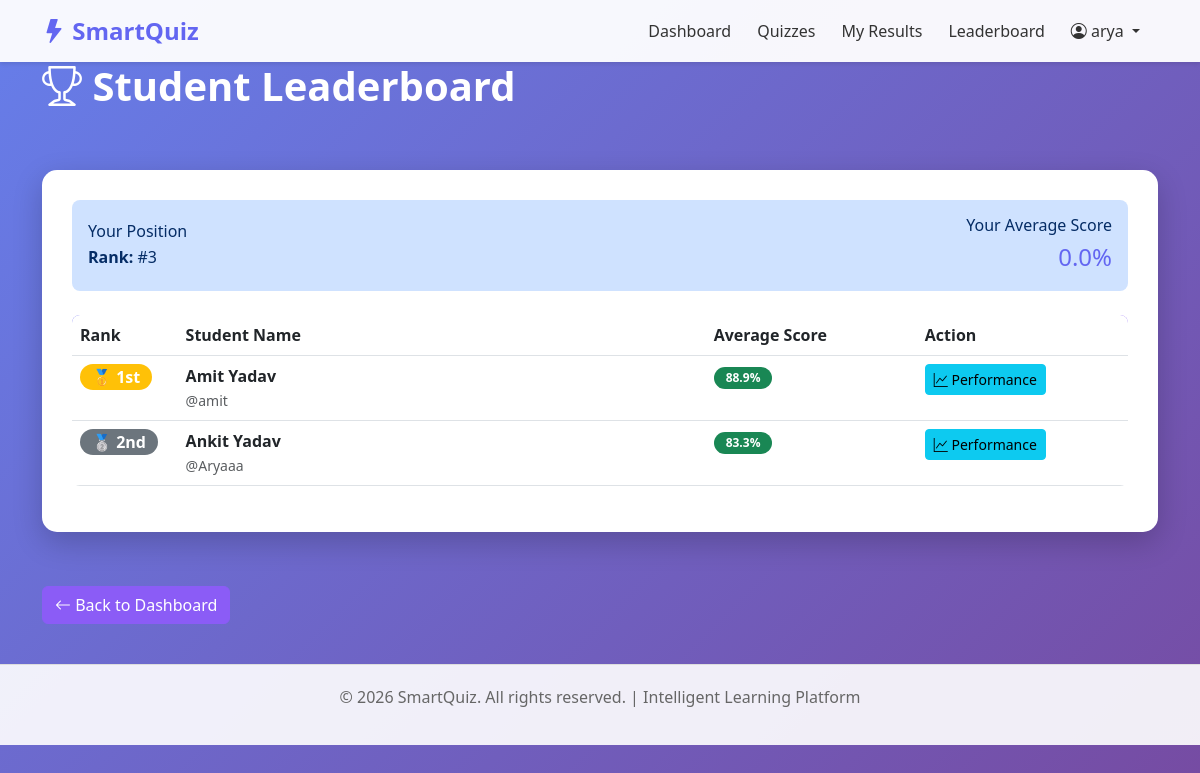
The page /student/leaderboard/ (signed in) on the database its author committed.
### accounts/models.py (models this page shows, shortened)
class User(AbstractUser):
    USER_ROLES = (
        ('admin', 'Administrator'),
        ('teacher', 'Teacher'),
        ('student', 'Student'),
    )
    role = models.CharField(max_length=10, choices=USER_ROLES, default='student')
    profile_picture = models.ImageField(upload_to='profile_pictures/', null=True, blank=True)
    bio = models.TextField(null=True, blank=True)
    created_at = models.DateTimeField(auto_now_add=True)
    updated_at = models.DateTimeField(auto_now=True)
    class Meta:
        ordering = ['-created_at']

### students/views.py (the view)
    def wrapper(request, *args, **kwargs):
        if request.user.is_authenticated and request.user.role == 'student':
            return view_func(request, *args, **kwargs)
        return redirect('accounts:login')

### students/views.py (called while the page is built)
def student_required(view_func):
    def wrapper(request, *args, **kwargs):
        if request.user.is_authenticated and request.user.role == 'student':
            return view_func(request, *args, **kwargs)
        return redirect('accounts:login')
    return wrapper

@login_required(login_url='accounts:login')
@student_required
def leaderboard(request):
    results = Result.objects.values('student__id', 'student__username', 'student__first_name', 'student__last_name').annotate(
        avg_percentage=Avg('percentage'),
        total_attempts=Count('id')
    ).order_by('-avg_percentage')[:100]
    student_avg = Result.objects.filter(student=request.user).aggregate(Avg('percentage'))['percentage__avg'] or 0
    student_rank = Result.objects.values('student').annotate(
        avg=Avg('percentage')
    ).filter(avg__gt=student_avg).count() + 1
    context = {
        'leaderboard': results,
        'student_rank': student_rank,
        'student_avg': student_avg,
    }
    return render(request, 'students/leaderboard.html', context)

### templates/students/leaderboard.html (shortened to what this page needs)
{% extends 'base.html' %}
{% block content %}
<h1 class="page-title"><i class="bi bi-trophy"></i> Student Leaderboard</h1>
<div class="row mt-4">
    <div class="col-md-12">
        <div class="container-main">
            <div class="alert alert-primary mb-4">
                <div class="row align-items-center">
                    <div class="col-md-6">
                        <h6 class="mb-1">Your Position</h6>
                        <p class="mb-0"><strong>Rank:</strong> #{{ student_rank }}</p>
                    </div>
                    <div class="col-md-6 text-end">
                        <h6 class="mb-1">Your Average Score</h6>
                        <p class="mb-0" style="font-size: 1.5rem; color: var(--primary-color);">{{ student_avg|floatformat:1 }}%</p>
                    </div>
                </div>
            </div>
            {% if leaderboard %}
                <table class="table">
                    <thead>
                        <tr>
                            <th width="10%">Rank</th>
                            <th>Student Name</th>
                            <th width="20%">Average Score</th>
                            <th width="20%">Action</th>
                        </tr>
                    </thead>
                    <tbody>
                        {% for entry in leaderboard %}
                            <tr>
                                <td>
                                    {% if forloop.counter == 1 %}
                                        <span class="badge bg-warning" style="font-size: 1rem;">🥇 1st</span>
                                    {% elif forloop.counter == 2 %}
                                        <span class="badge bg-secondary" style="font-size: 1rem;">🥈 2nd</span>
                                    {% elif forloop.counter == 3 %}
                                        <span class="badge bg-danger" style="font-size: 1rem;">🥉 3rd</span>
                                    {% else %}
                                        <strong>#{{ forloop.counter }}</strong>
                                    {% endif %}
                                </td>
                                <td>
                                    <strong>{{ entry.student__first_name }} {{ entry.student__last_name }}</strong><br>
                                    <small class="text-muted">@{{ entry.student__username }}</small>
                                </td>
                                <td>
                                    <span class="badge {% if entry.avg_percentage >= 80 %}bg-success{% elif entry.avg_percentage >= 60 %}bg-warning{% else %}bg-danger{% endif %}">
                                        {{ entry.avg_percentage|floatformat:1 }}%
                                    </span>
                                </td>
                                <td>
                                    <a href="{% url 'analytics:student_performance' entry.student__id %}" class="btn btn-sm btn-info">
                                        <i class="bi bi-graph-up"></i> Performance
                                    </a>
                                </td>
                            </tr>
                        {% endfor %}
                    </tbody>
                </table>
            {% else %}
                <div class="alert alert-info">
                    <i class="bi bi-info-circle"></i> No leaderboard data available yet.
                </div>
            {% endif %}
        </div>
    </div>
</div>
<div class="row mt-4 mb-4">
    <div class="col-md-12">
        <a href="{% url 'students:dashboard' %}" class="btn btn-secondary">
            <i class="bi bi-arrow-left"></i> Back to Dashboard
        </a>
    </div>
</div>
{% endblock %}

### templates/base.html (shortened to what this page needs)
<!DOCTYPE html>
<html lang="en">
<head>
    <link href="https://cdn.jsdelivr.net/npm/bootstrap@5.3.0/dist/css/bootstrap.min.css" rel="stylesheet">
    <link href="https://cdn.jsdelivr.net/npm/bootstrap-icons@1.11.0/font/bootstrap-icons.css" rel="stylesheet">
</head>
<body>
    <nav class="navbar navbar-expand-lg navbar-light sticky-top">
        <div class="container">
            <a class="navbar-brand" href="{% url 'home' %}">
                <i class="bi bi-lightning-fill"></i> SmartQuiz
            </a>
            <div class="collapse navbar-collapse" id="navbarNav">
                <ul class="navbar-nav ms-auto">
                    {% if user.is_authenticated %}
                        {% if user.role == 'teacher' %}
                            <li class="nav-item">
                                <a class="nav-link" href="{% url 'teachers:dashboard' %}">Dashboard</a>
                            </li>
                            <li class="nav-item">
                                <a class="nav-link" href="{% url 'teachers:quiz_list' %}">My Quizzes</a>
                            </li>
                        {% elif user.role == 'student' %}
                            <li class="nav-item">
                                <a class="nav-link" href="{% url 'students:dashboard' %}">Dashboard</a>
                            </li>
                            <li class="nav-item">
                                <a class="nav-link" href="{% url 'students:quizzes' %}">Quizzes</a>
                            </li>
                            <li class="nav-item">
                                <a class="nav-link" href="{% url 'students:results' %}">My Results</a>
                            </li>
                            <li class="nav-item">
                                <a class="nav-link" href="{% url 'students:leaderboard' %}">Leaderboard</a>
                            </li>
                        {% endif %}
                        <li class="nav-item dropdown">
                            <a class="nav-link dropdown-toggle" href="#" id="userDropdown" role="button" data-bs-toggle="dropdown">
                                <i class="bi bi-person-circle"></i> {{ user.username }}
                            </a>
                        </li>
                    {% endif %}
                </ul>
            </div>
        </div>
    </nav>
    <div class="container">
        {% block content %}{% endblock %}
    </div>
    <footer class="footer">
        <div class="container">
            <p>&copy; 2026 SmartQuiz. All rights reserved. | Intelligent Learning Platform</p>
        </div>
    </footer>
</body>
</html>

### templates/base.html (style rules this page uses)
:root { --primary-color: #6366f1; --secondary-color: #8b5cf6; --success-color: #10b981; --danger-color: #ef4444; --warning-color: #f59e0b; }
body { background: linear-gradient(135deg, #667eea 0%, #764ba2 100%); min-height: 100vh; font-family: 'Segoe UI', Tahoma, Geneva, Verdana, sans-serif; }
.navbar { background: rgba(255, 255, 255, 0.95) !important; box-shadow: 0 2px 4px rgba(0,0,0,0.1); }
.navbar-brand { font-weight: 700; font-size: 1.5rem; color: var(--primary-color) !important; }
.nav-link { color: #333 !important; margin-right: 10px; transition: color 0.3s; }
.container-main { background: white; border-radius: 15px; padding: 30px; margin-top: 30px; margin-bottom: 30px; box-shadow: 0 10px 30px rgba(0,0,0,0.2); }
.btn-secondary { background-color: var(--secondary-color); border-color: var(--secondary-color); }
.badge { border-radius: 20px; padding: 5px 12px; }
.alert { border-radius: 8px; border: none; }
.table { border-radius: 8px; overflow: hidden; }
.table thead { background: linear-gradient(135deg, var(--primary-color) 0%, var(--secondary-color) 100%); color: white; }
.footer { background: rgba(255, 255, 255, 0.9); padding: 20px; text-align: center; color: #666; margin-top: 40px; border-top: 1px solid #ddd; }
.page-title { color: white; font-weight: 700; margin-bottom: 30px; }

### rows shown on the page
User: username "arya", shows "🥇 1st", student__first_name "Amit", student__last_name "Yadav", student__username "amit", avg_percentage "88.9", student__first_name "Ankit", student__username "Aryaaa", avg_percentage "83.3"

### other values the page prints
{{ student_rank }} "3"
{{ student_avg|floatformat:1 }} "0.0"
